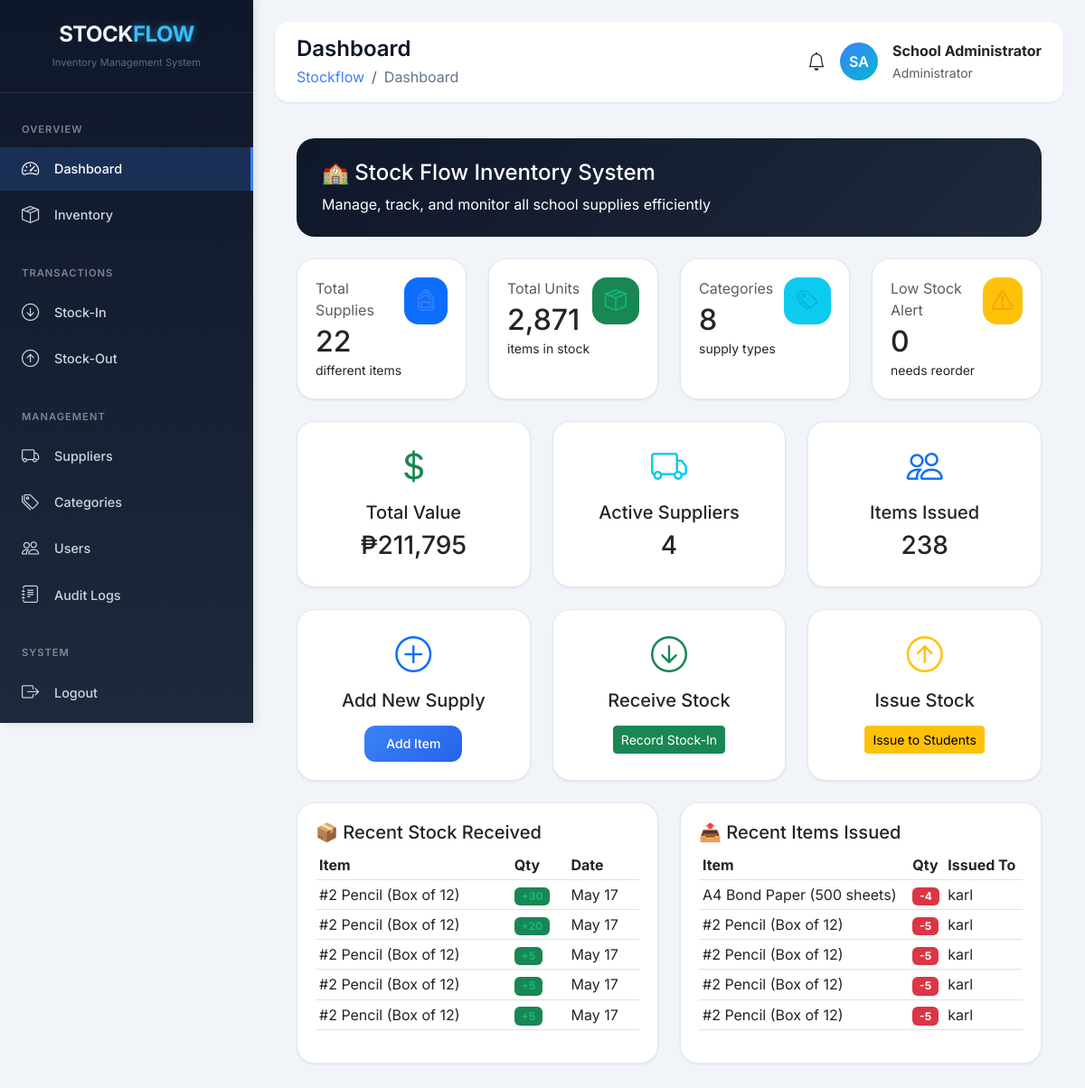
/index.php (signed in), run on the app's committed database.
### tables this page shows
CREATE TABLE `stock_in` (
  `id` int(11) NOT NULL,
  `transaction_no` varchar(20) NOT NULL,
  `supply_id` int(11) DEFAULT NULL,
  `supplier_id` int(11) DEFAULT NULL,
  `quantity` int(11) NOT NULL,
  `purchase_order_no` varchar(100) DEFAULT NULL,
  `invoice_no` varchar(100) DEFAULT NULL,
  `remarks` text DEFAULT NULL,
  `received_by` int(11) DEFAULT NULL,
  `date_received` date NOT NULL,
  `created_at` timestamp NOT NULL DEFAULT current_timestamp()
);

CREATE TABLE `school_supplies` (
  `id` int(11) NOT NULL,
  `supply_code` varchar(50) NOT NULL,
  `supply_name` varchar(200) NOT NULL,
  `category_id` int(11) DEFAULT NULL,
  `supplier_id` int(11) DEFAULT NULL,
  `quantity` int(11) DEFAULT 0,
  `unit_price` decimal(10,2) DEFAULT NULL,
  `description` text DEFAULT NULL,
  `status` enum('In Stock','Low Stock','Out of Stock') DEFAULT 'In Stock',
  `low_stock_threshold` int(11) DEFAULT 10,
  `location` varchar(100) DEFAULT NULL COMMENT 'Storage location (e.g., Cabinet A1, Shelf 2)',
  `created_at` timestamp NOT NULL DEFAULT current_timestamp(),
  `updated_at` timestamp NOT NULL DEFAULT current_timestamp() ON UPDATE current_timestamp()
);

CREATE TABLE `stock_out` (
  `id` int(11) NOT NULL,
  `transaction_no` varchar(20) NOT NULL,
  `supply_id` int(11) DEFAULT NULL,
  `quantity` int(11) NOT NULL,
  `issued_to` varchar(100) NOT NULL COMMENT 'Student name, Teacher name, or Department',
  `remarks` text DEFAULT NULL,
  `issued_by` int(11) DEFAULT NULL,
  `date_issued` date NOT NULL,
  `created_at` timestamp NOT NULL DEFAULT current_timestamp()
);

### backend/database.php (called while the page is built, shortened)
<?php
function escape($string) {
    return htmlspecialchars($string, ENT_QUOTES, 'UTF-8');
}
?>

### frontend/dashboard.php (the view, shortened to what this page needs)
<?php
$stmt = $pdo->query("SELECT COUNT(*) as total FROM school_supplies");
$stats['total_supplies'] = $stmt->fetch()['total'];
$stmt = $pdo->query("SELECT SUM(quantity) as total FROM school_supplies");
$stats['total_units'] = $stmt->fetch()['total'] ?? 0;
$stmt = $pdo->query("SELECT COUNT(*) as total FROM categories WHERE is_active = 1");
$stats['total_categories'] = $stmt->fetch()['total'];
$stmt = $pdo->query("SELECT COUNT(*) as total FROM school_supplies WHERE quantity <= low_stock_threshold");
$stats['low_stock'] = $stmt->fetch()['total'];
$stmt = $pdo->query("SELECT SUM(quantity * unit_price) as total FROM school_supplies");
$stats['total_value'] = $stmt->fetch()['total'] ?? 0;
$stmt = $pdo->query("SELECT COUNT(*) as total FROM suppliers WHERE is_active = 1");
$stats['total_suppliers'] = $stmt->fetch()['total'];
$stmt = $pdo->query("SELECT si.*, s.supply_name
                     FROM stock_in si
                     JOIN school_supplies s ON si.supply_id = s.id
                     ORDER BY si.created_at DESC LIMIT 5");
$recent_stock_in = $stmt->fetchAll();
$stmt = $pdo->query("SELECT so.*, s.supply_name
                     FROM stock_out so
                     JOIN school_supplies s ON so.supply_id = s.id
                     ORDER BY so.created_at DESC LIMIT 5");
$recent_stock_out = $stmt->fetchAll();
$totalIssued = $pdo->query("SELECT COALESCE(SUM(quantity),0) FROM stock_out")->fetchColumn();
?>
<div class="container-fluid px-4 py-3">
    <div class="row mb-4">
        <div class="col-12">
            <div class="welcome-card">
                <h4 class="mb-2">🏫 Stock Flow Inventory System</h4>
                <p class="mb-0">Manage, track, and monitor all school supplies efficiently</p>
            </div>
        </div>
    </div>
    <div class="row g-4 mb-4">
        <div class="col-12 col-sm-6 col-xl-3">
            <div class="stat-card">
                <div class="d-flex justify-content-between">
                    <div>
                        <p class="text-muted mb-1">Total Supplies</p>
                        <h2 class="mb-0"><?php echo $stats['total_supplies']; ?></h2>
                        <small>different items</small>
                    </div>
                    <div class="stat-icon bg-primary"><i class="bi bi-backpack"></i></div>
                </div>
            </div>
        </div>
        <div class="col-12 col-sm-6 col-xl-3">
            <div class="stat-card">
                <div class="d-flex justify-content-between">
                    <div>
                        <p class="text-muted mb-1">Total Units</p>
                        <h2 class="mb-0"><?php echo number_format($stats['total_units']); ?></h2>
                        <small>items in stock</small>
                    </div>
                    <div class="stat-icon bg-success"><i class="bi bi-box-seam"></i></div>
                </div>
            </div>
        </div>
        <div class="col-12 col-sm-6 col-xl-3">
            <div class="stat-card">
                <div class="d-flex justify-content-between">
                    <div>
                        <p class="text-muted mb-1">Categories</p>
                        <h2 class="mb-0"><?php echo $stats['total_categories']; ?></h2>
                        <small>supply types</small>
                    </div>
                    <div class="stat-icon bg-info"><i class="bi bi-tags"></i></div>
                </div>
            </div>
        </div>
        <div class="col-12 col-sm-6 col-xl-3">
            <div class="stat-card">
                <div class="d-flex justify-content-between">
                    <div>
                        <p class="text-muted mb-1">Low Stock Alert</p>
                        <h2 class="mb-0 <?php echo $stats['low_stock'] > 0 ? 'text-warning' : ''; ?>"><?php echo $stats['low_stock']; ?></h2>
                        <small>needs reorder</small>
                    </div>
                    <div class="stat-icon bg-warning"><i class="bi bi-exclamation-triangle"></i></div>
                </div>
            </div>
        </div>
    </div>
    <div class="row g-4 mb-4">
        <div class="col-md-4">
            <div class="stat-card text-center">
                <i class="bi bi-currency-dollar fs-1 text-success"></i>
                <h5 class="mt-2">Total Value</h5>
                <h3>₱<?php echo number_format($stats['total_value']); ?></h3>
            </div>
        </div>
        <div class="col-md-4">
            <div class="stat-card text-center">
                <i class="bi bi-truck fs-1 text-info"></i>
                <h5 class="mt-2">Active Suppliers</h5>
                <h3><?php echo $stats['total_suppliers']; ?></h3>
            </div>
        </div>
        <div class="col-md-4">
            <div class="stat-card text-center">
                <i class="bi bi-people fs-1 text-primary"></i>
                <h5 class="mt-2">Items Issued</h5>
                <h3><?php echo number_format($totalIssued); ?></h3>
            </div>
        </div>
    </div>
    <div class="row g-4 mb-4">
        <div class="col-md-4">
            <div class="stat-card text-center">
                <i class="bi bi-plus-circle fs-1 text-primary"></i>
                <h5 class="mt-2">Add New Supply</h5>
                <a href="index.php?page=inventory" class="btn btn-primary-custom btn-sm mt-2">Add Item</a>
            </div>
        </div>
        <div class="col-md-4">
            <div class="stat-card text-center">
                <i class="bi bi-arrow-down-circle fs-1 text-success"></i>
                <h5 class="mt-2">Receive Stock</h5>
                <a href="index.php?page=stock_in" class="btn btn-success btn-sm mt-2">Record Stock-In</a>
            </div>
        </div>
        <div class="col-md-4">
            <div class="stat-card text-center">
                <i class="bi bi-arrow-up-circle fs-1 text-warning"></i>
                <h5 class="mt-2">Issue Stock</h5>
                <a href="index.php?page=stock_out" class="btn btn-warning btn-sm mt-2">Issue to Students</a>
            </div>
        </div>
    </div>
    <div class="row g-4">
        <div class="col-md-6">
            <div class="stat-card">
                <h5>📦 Recent Stock Received</h5>
                <div class="table-responsive">
                    <table class="table table-sm">
                        <thead>
                            <tr><th>Item</th><th>Qty</th><th>Date</th></tr>
                        </thead>
                        <tbody>
                            <?php foreach ($recent_stock_in as $item): ?>
                            <tr>
                                <td><?php echo escape($item['supply_name']); ?></td>
                                <td><span class="badge bg-success">+<?php echo $item['quantity']; ?></span></td>
                                <td><?php echo date('M d', strtotime($item['date_received'])); ?></td>
                            </tr>
                            <?php endforeach; ?>
                        </tbody>
                    </table>
                </div>
            </div>
        </div>
        <div class="col-md-6">
            <div class="stat-card">
                <h5>📤 Recent Items Issued</h5>
                <div class="table-responsive">
                    <table class="table table-sm">
                        <thead>
                            <tr><th>Item</th><th>Qty</th><th>Issued To</th></tr>
                        </thead>
                        <tbody>
                            <?php foreach ($recent_stock_out as $item): ?>
                            <tr>
                                <td><?php echo escape($item['supply_name']); ?></td>
                                <td><span class="badge bg-danger">-<?php echo $item['quantity']; ?></span></td>
                                <td><?php echo escape(substr($item['issued_to'], 0, 20)); ?></td>
                            </tr>
                            <?php endforeach; ?>
                        </tbody>
                    </table>
                </div>
            </div>
        </div>
    </div>
</div>

### frontend/assets/css/style.css (style rules this page uses)
* { margin: 0; padding: 0; box-sizing: border-box; font-family: 'Inter', sans-serif; }
body { background: #f1f5f9; overflow-x: hidden; }
.stat-card { background: white; border-radius: 20px; padding: 1.25rem; transition: all 0.3s ease; box-shadow: 0 1px 3px rgba(0, 0, 0, 0.08); border: 1px solid #e2e8f0; height: 100%; }
.stat-icon { width: 52px; height: 52px; border-radius: 16px; display: flex; align-items: center; justify-content: center; font-size: 1.5rem; }
.welcome-card { background: linear-gradient(135deg, #0f172a 0%, #1e293b 100%); border-radius: 20px; padding: 1.5rem 1.75rem; color: white; }
.welcome-card h4 { color: white; margin-bottom: 8px; }
.btn-primary-custom { background: linear-gradient(135deg, #3b82f6, #2563eb); border: none; padding: 0.6rem 1.5rem; border-radius: 12px; color: white; font-weight: 500; transition: all 0.3s ease; }

### frontend/includes/header.php (style rules this page uses)
* { margin: 0; padding: 0; box-sizing: border-box; font-family: 'Inter', sans-serif; }
body { background: #f1f5f9; }
.welcome-card { background: linear-gradient(135deg, #0f172a 0%, #1e293b 100%); border-radius: 20px; padding: 1.5rem 1.75rem; color: white; }
.stat-card { background: white; border-radius: 20px; padding: 1.25rem; box-shadow: 0 1px 3px rgba(0,0,0,0.08); border: 1px solid #e2e8f0; height: 100%; }
.btn-primary-custom { background: linear-gradient(135deg, #3b82f6, #2563eb); border: none; padding: 0.6rem 1.5rem; border-radius: 12px; color: white; }

### frontend/dashboard.php (style rules this page uses)
.stat-icon { width: 52px; height: 52px; border-radius: 16px; display: flex; align-items: center; justify-content: center; font-size: 1.5rem; background: rgba(59,130,246,0.1); }
.bg-primary { background: rgba(59,130,246,0.1); color: #3b82f6; }
.bg-success { background: rgba(16,185,129,0.1); color: #10b981; }
.bg-info { background: rgba(6,182,212,0.1); color: #06b6d4; }
.bg-warning { background: rgba(245,158,11,0.1); color: #f59e0b; }

### data on the page
stock_in: supply.supply_name "#2 Pencil (Box of 12)", quantity "30", date_received "May 17"
stock_in: supply.supply_name "#2 Pencil (Box of 12)", quantity "20", date_received "May 17"
stock_in: supply.supply_name "#2 Pencil (Box of 12)", quantity "5", date_received "May 17"
stock_in: supply.supply_name "#2 Pencil (Box of 12)", quantity "5", date_received "May 17"
stock_in: supply.supply_name "#2 Pencil (Box of 12)", quantity "5", date_received "May 17"
stock_out: supply.supply_name "A4 Bond Paper (500 sheets)", quantity "4", issued_to "karl"
stock_out: supply.supply_name "#2 Pencil (Box of 12)", quantity "5", issued_to "karl"
stock_out: supply.supply_name "#2 Pencil (Box of 12)", quantity "5", issued_to "karl"
stock_out: supply.supply_name "#2 Pencil (Box of 12)", quantity "5", issued_to "karl"
stock_out: supply.supply_name "#2 Pencil (Box of 12)", quantity "5", issued_to "karl"

### other printed values
str_replace('_', ' ', $_GET['page'] ?? 'Dashboard') "Dashboard"
$initials "SA"
$_SESSION['name'] "School Administrator"
$_SESSION['role'] "Administrator"
$stats['total_supplies'] "22"
$stats['total_units'] "2,871"
$stats['total_categories'] "8"
$stats['low_stock'] "0"
$stats['total_value'] "211,795"
$stats['total_suppliers'] "4"
$totalIssued "238"
